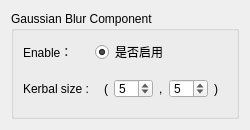
<?xml version="1.0" encoding="UTF-8"?>
<ui version="4.0">
 <class>GaussianBlurComponentWidget</class>
 <widget class="QWidget" name="GaussianBlurComponentWidget">
  <property name="geometry">
   <rect>
    <x>0</x>
    <y>0</y>
    <width>250</width>
    <height>130</height>
   </rect>
  </property>
  <property name="minimumSize">
   <size>
    <width>250</width>
    <height>130</height>
   </size>
  </property>
  <property name="maximumSize">
   <size>
    <width>250</width>
    <height>200</height>
   </size>
  </property>
  <property name="windowTitle">
   <string>Form</string>
  </property>
  <layout class="QVBoxLayout" name="verticalLayout">
   <item>
    <widget class="QGroupBox" name="groupBox">
     <property name="title">
      <string>Gaussian Blur Component</string>
     </property>
     <layout class="QGridLayout" name="gridLayout">
      <item row="2" column="0">
       <widget class="QLabel" name="label">
        <property name="text">
         <string>Kerbal size :</string>
        </property>
       </widget>
      </item>
      <item row="0" column="1">
       <widget class="QRadioButton" name="enableButton">
        <property name="text">
         <string>是否启用</string>
        </property>
        <property name="checked">
         <bool>true</bool>
        </property>
       </widget>
      </item>
      <item row="2" column="1">
       <widget class="QWidget" name="widget" native="true">
        <layout class="QHBoxLayout" name="horizontalLayout">
         <item>
          <widget class="QLabel" name="label_2">
           <property name="text">
            <string>(</string>
           </property>
          </widget>
         </item>
         <item>
          <widget class="QSpinBox" name="kernal_x">
           <property name="singleStep">
            <number>2</number>
           </property>
           <property name="value">
            <number>5</number>
           </property>
          </widget>
         </item>
         <item>
          <widget class="QLabel" name="label_4">
           <property name="text">
            <string>,</string>
           </property>
          </widget>
         </item>
         <item>
          <widget class="QSpinBox" name="kernal_y">
           <property name="singleStep">
            <number>2</number>
           </property>
           <property name="value">
            <number>5</number>
           </property>
          </widget>
         </item>
         <item>
          <widget class="QLabel" name="label_3">
           <property name="text">
            <string>)</string>
           </property>
          </widget>
         </item>
        </layout>
       </widget>
      </item>
      <item row="0" column="0">
       <widget class="QLabel" name="label_5">
        <property name="text">
         <string>Enable：</string>
        </property>
       </widget>
      </item>
     </layout>
    </widget>
   </item>
  </layout>
 </widget>
 <resources/>
 <connections/>
</ui>
